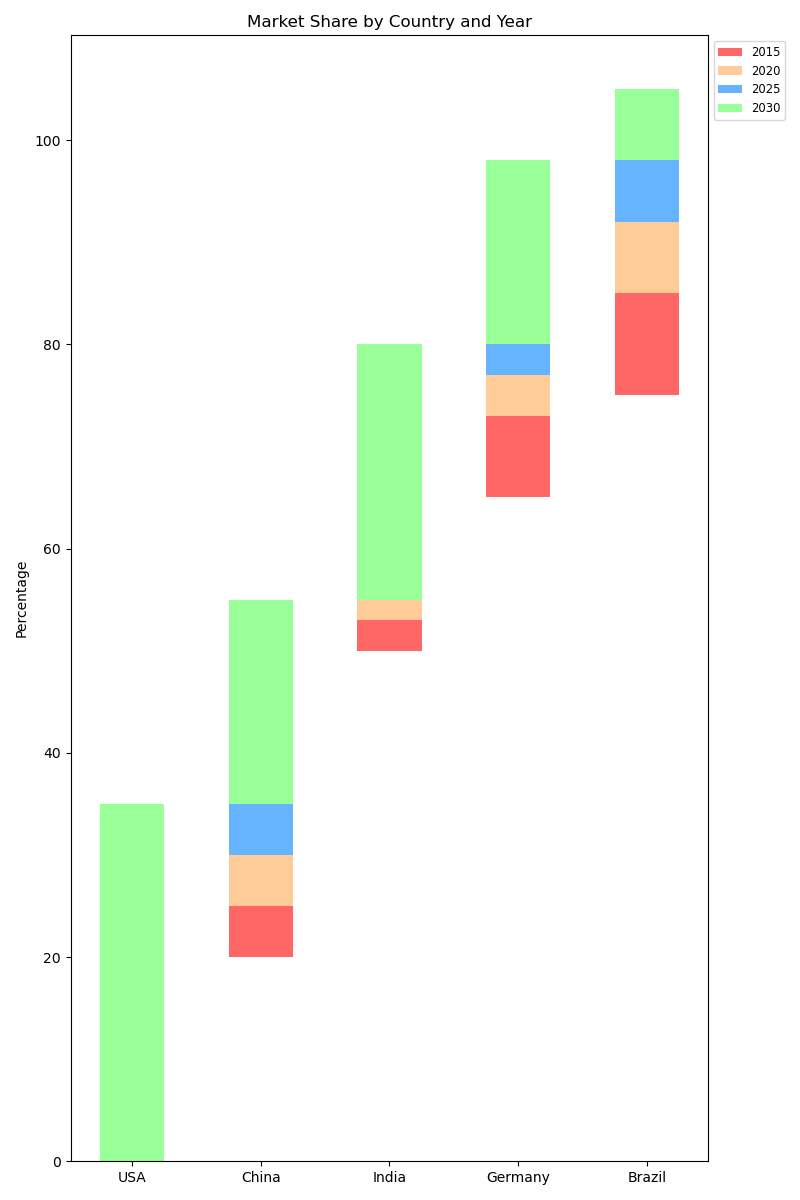

Write Python code to recreate this figure.

import matplotlib.pyplot as plt
import numpy as np

# Data for the percentage stacked bar chart
labels = ['USA', 'China', 'India', 'Germany', 'Brazil']
years = ['2015', '2020', '2025', '2030']
data = np.array([
    [20, 25, 30, 35],   # USA
    [30, 28, 25, 20],   # China
    [15, 20, 22, 25],   # India
    [10, 12, 15, 18],   # Germany
    [25, 15, 8, 7]      # Brazil
])

data_cum = data.cumsum(axis=0)

# Colors for each year
colors = ['#ff6666', '#ffcc99', '#66b3ff', '#99ff99']

# Create figure and axes
fig, ax = plt.subplots(figsize=(8, 12))

# Plot bars
for i, (colname, color) in enumerate(zip(years, colors)):
    heights = data[:, i]
    starts = data_cum[:, i] - heights
    ax.bar(labels, heights, bottom=starts, width=0.5, label=colname, color=color)

# Add labels, title, legend, and format
ax.set_ylabel('Percentage')
ax.set_title('Market Share by Country and Year')
ax.legend(ncol=1, bbox_to_anchor=(1, 1), loc='upper left', fontsize='small')

# Show plot
plt.tight_layout()
plt.show()
